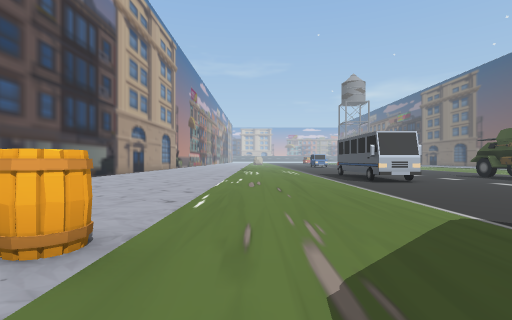
view 1 (above)

19 first-person views from a walk through a 3-D level made in the Unity game engine. The camera is 1.5 m above the floor, looks level and sees 85° across. The floor is counted in squares, 2 m on a side. Each view is taken from the middle of a square. On the plan, view 1 faces up. The plan holds only what a view shows up to about 10 squares ahead; the rest is blank. The place goes on beyond the plan. The player character is not drawn. Some animated figures are not drawn. Some surface patterns are stand-ins.

view 2
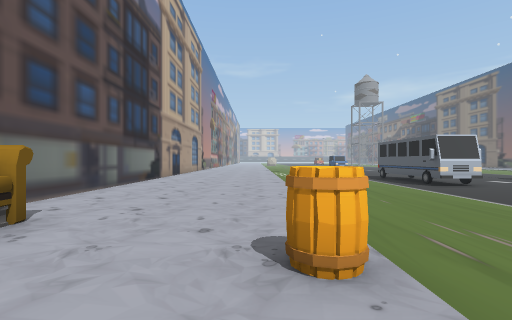

view 3
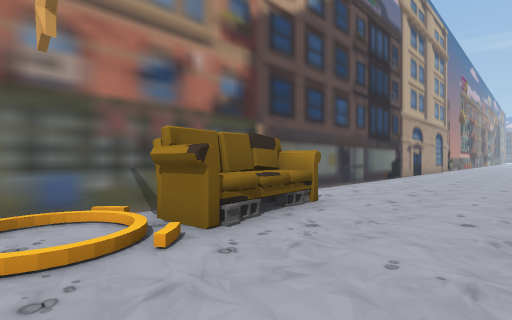

view 4
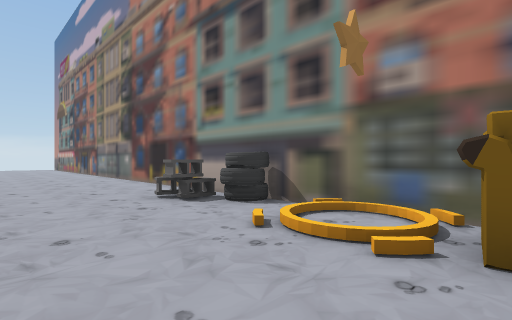

view 5
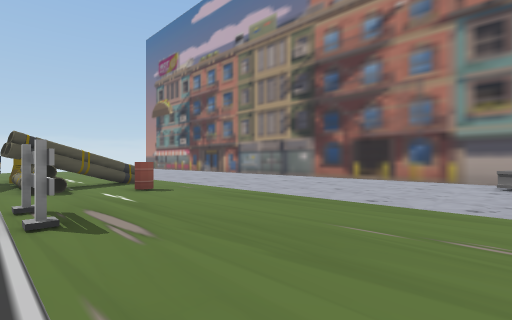

view 6
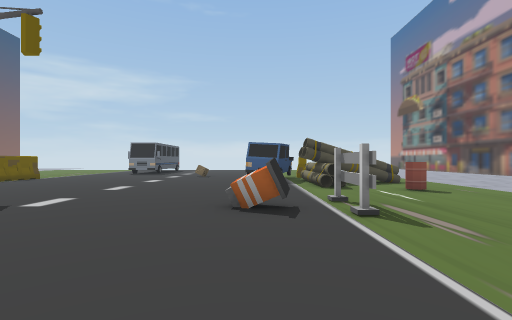

view 7
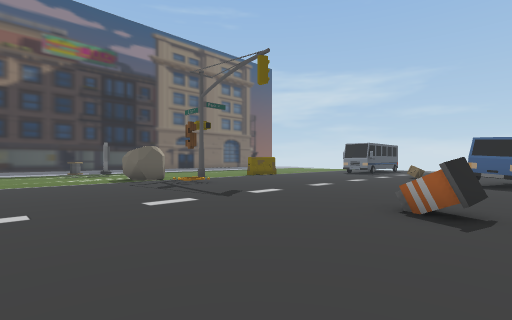

view 8
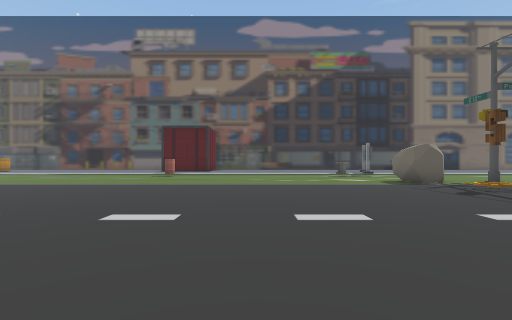

view 9
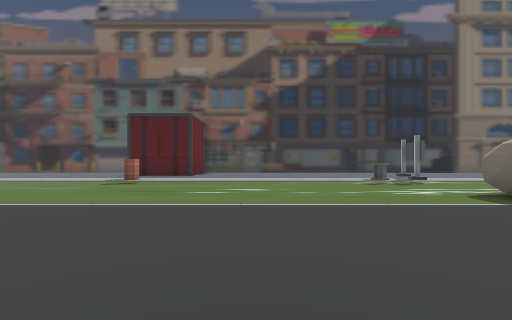

view 10
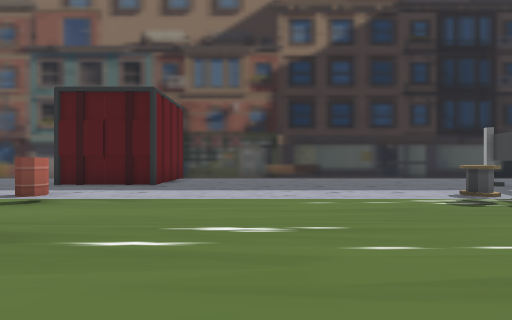

view 11
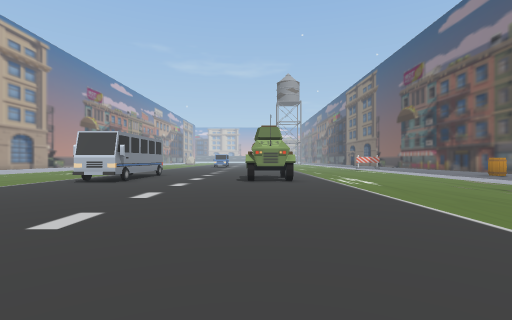

view 12
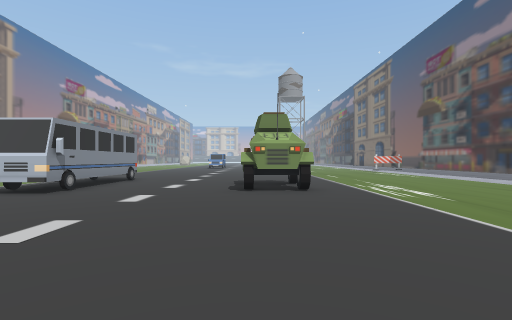

view 13
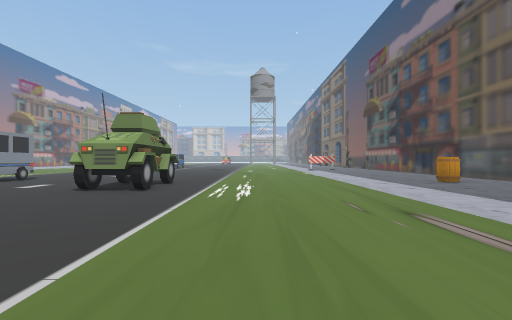

view 14
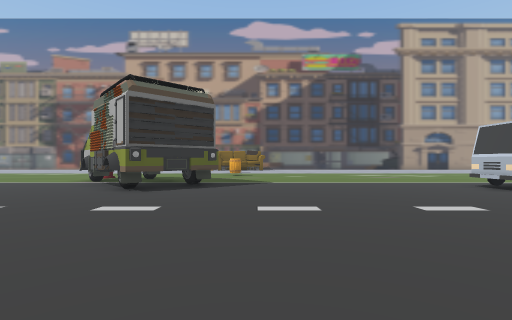

view 15
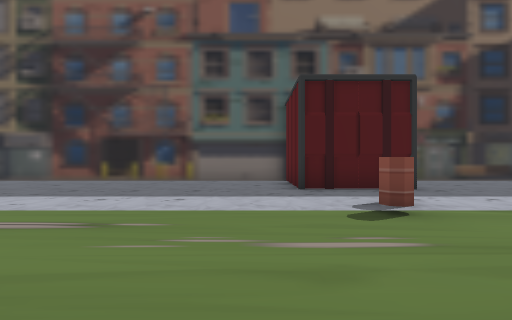

view 16
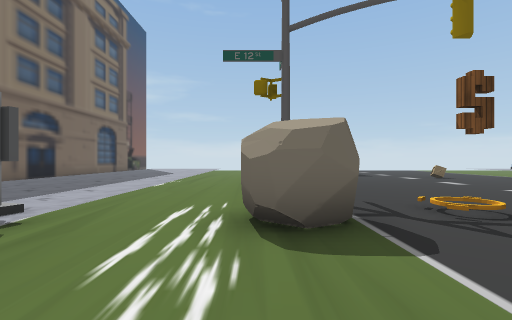

view 17
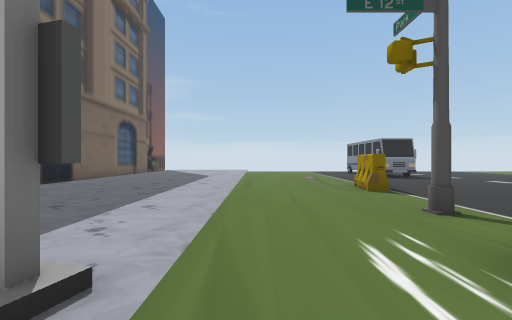

view 18
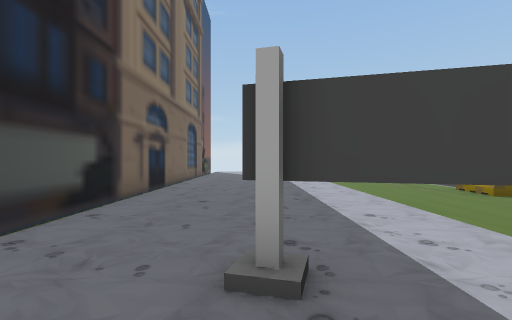

view 19
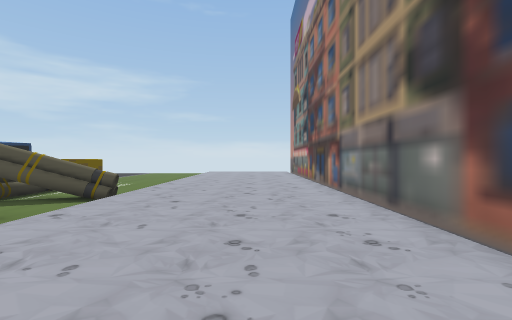

### Floor plan
Key: @ floor where view 1 was taken; # wall or solid block; x gap in a wall; . main floor; : floor 0.25 m higher than the main floor; / step, stairs or slope; B bus; A barrel; S star; L block; R barrier; C car; U boulder; T truck; O other object.
Columns run from 7 left of view 1 to 22 right of it. Each row starts with its distance up from view 1.
 13             #...........:::::#
 12          .. #....OO.....:::::#
 11    ::    ..##....OO.....::A::#
 10 #/::::/....#B....OO.....:::::#
  9 #/::::/....B#...........:::::#
  8 #/::::/.................:::::#
  7 #/::::/.................:::::#
  6 #/::::/.................:::::#
  5 #/::::/.................:::::#
  4  /::::/.................:::::#
  3  xO:::/.................:::::#
  2  :O::A/....T............::# ##
  1 #:O:::/...TT............A:# ##
  0 #::::: @   TT...........::####
 -1 #S::::     TT...........:::::#
 -2 #:::::   TT.............:::::#
 -3 #O::::   T..............:::::#
 -4 #/L:::/.................:::::#
 -5 #/::::/.................:::::#
 -6 #/::::/.................:::::#
 -7 #/::::/.................O::::#
 -8 #/::::/..R.R........UU..O::::#
 -9 #/::::/..R..........UU..:OO::#
-10 #/::::/.................:::::#
-11 #/::::/A............#...:::::#
-12 #/::::/..O..............:::::#
-13 #/::::/OOO..............:::::#
-14 #/::::/..O#C........R...:::::#
-15 #/::::/..OCC........R...:::::#
-16 #/::::/..RC.   .........:::::#
-17 #/::::/..R     .........:::::#

Where each view was taken, in squares from view 1:
view 1: 0 up, 0 right, facing up
view 2: 0 up, 2 left, facing up
view 3: 1 down, 2 left, facing up-left
view 4: 1 up, 2 left, facing down-left
view 5: 4 down, 3 right, facing down-left
view 6: 4 down, 4 right, facing down
view 7: 4 down, 3 right, facing down-right
view 8: 3 down, 4 right, facing right
view 9: 3 down, 8 right, facing right
view 10: 3 down, 12 right, facing right
view 11: 0 up, 10 right, facing up
view 12: 3 up, 10 right, facing up
view 13: 3 up, 14 right, facing up
view 14: 3 up, 12 right, facing left
view 15: 3 up, 13 right, facing right
view 16: 5 down, 14 right, facing down
view 17: 7 down, 16 right, facing down
view 18: 7 down, 19 right, facing down
view 19: 7 down, 4 left, facing down
